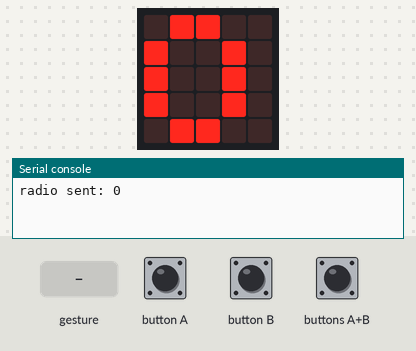
The program below on a simulated Calliope mini (MakeCode). On the bench: the board's 5×5 LED display, the last lines printed to the serial console. Inputs (shaded band) come from the test bench. No radio messages arrive unless stated (any console line starting 'radio sent:' is added by the test bench); a tilt is held for 1.5 s and a shake lasts 1 s, then the board lies face up again.

Above: at 1.2 s.
1.3 s: button A pressed for 0.15 s
At 2.4 s:
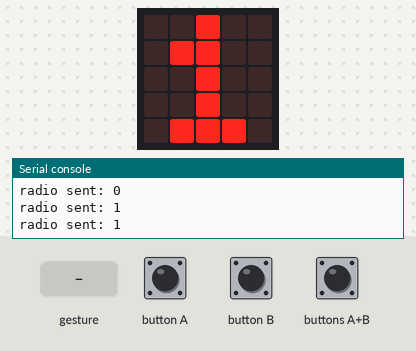
3.0 s: button B pressed for 0.15 s
At 4.6 s:
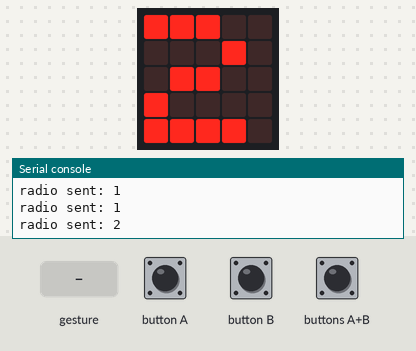
5.3 s: buttons A+B pressed for 0.15 s
At 6.8 s:
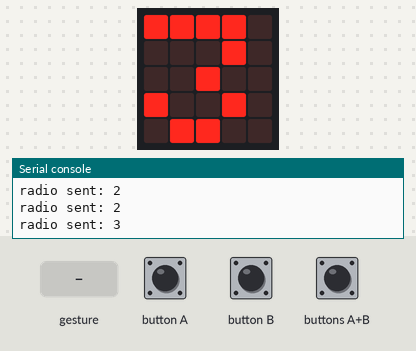
7.6 s: gesture 'shake'
At 9.0 s:
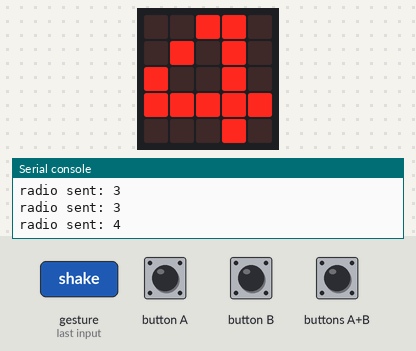
Timing chart, 0 to 10.6 s (numbered marks = the images above; inputs shaded):
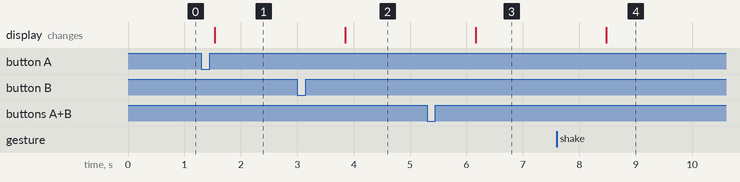

Measured:
- after the input at 1.3 s, the display: changes after 0.24 s (image 1)
- after the input at 3.0 s, the display: changes after 0.85 s (image 2)
- after the input at 5.3 s, the display: changes after 0.87 s (image 3)
- after the input at 7.6 s, the display: changes after 0.88 s (image 4)

The program:

main.ts
```typescript
input.onButtonPressed(Button.A, function () {
    signal = 1
})
input.onGesture(Gesture.Shake, function () {
    signal = 4
})
input.onButtonPressed(Button.AB, function () {
    signal = 3
})
input.onButtonPressed(Button.B, function () {
    signal = 2
})
let signal = 0
radio.setGroup(1)
radio.setTransmitPower(7)
signal = 0
basic.forever(function () {
    basic.showNumber(signal)
    radio.sendNumber(signal)
})
```

test.ts
```typescript
// Hier kann man Tests durchführen; diese Datei wird nicht kompiliert, wenn dieses Paket als Erweiterung verwendet wird.
```
